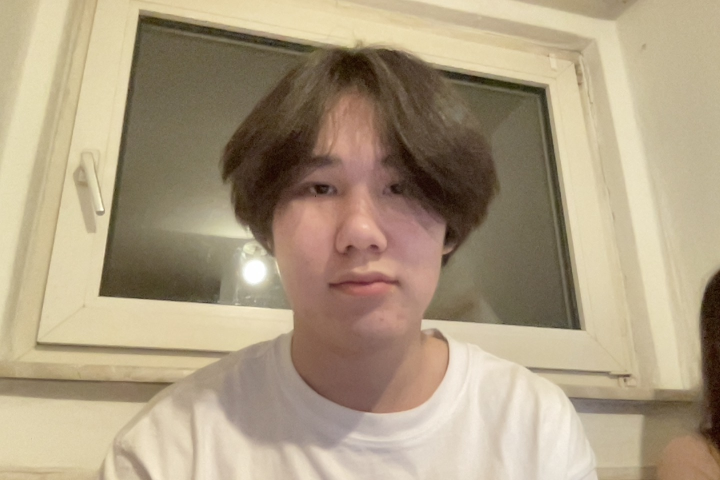
#> input picture enroll/Aidin/1.jpg, 1440 x 960 px, given in place of the camera (shown at 1/2 size)
$ python detection_haar.py
#> lines starting #> are read from the running program, lines starting #| are printed output that depends on the picture; after the words box and inside, x2 and y2 are one past the last pixel; in counts of white or black regions, pixels touching at a corner belong together
import time
import cv2

# Download Haar Cascade (comes with OpenCV)
FACE_CASCADE = cv2.CascadeClassifier(
    cv2.data.haarcascades + "haarcascade_frontalface_default.xml"
)


def detect_faces_haar(bgr_img):
    """
    Returns a list of boxes:
    [(x1, y1, x2, y2, score), ...]
    Haar doesn't have a score, so we set it to 1.0.
    """
    gray = cv2.cvtColor(bgr_img, cv2.COLOR_BGR2GRAY)

    detections = FACE_CASCADE.detectMultiScale(
        gray,
        scaleFactor=1.1,
        minNeighbors=5,
        minSize=(30, 30),
    )

    boxes = []
    for (x, y, w, h) in detections:
        x1, y1 = x, y
        x2, y2 = x + w, y + h
        boxes.append((x1, y1, x2, y2, 1.0))
    return boxes

def run_haar_webcam(cam_index=0, frame_width=960):
#> called with cam_index = 0, frame_width = 960
    cap = cv2.VideoCapture(cam_index)
    if not cap.isOpened():
        raise RuntimeError("Cannot open webcam")

    fps_counter = 0
    fps_t0 = time.time()
    fps = 0.0

    while True:
        ok, frame = cap.read()
#> frame is the input picture: shape (960, 1440, 3); mean B, G, R 129.7, 156.1, 172.6
        if not ok:
            continue

        # Resize for speed
        if frame_width:
            h0, w0 = frame.shape[:2]
#> h0 = 960; w0 = 1440
            if w0 > frame_width:
                scale = frame_width / float(w0)
#> scale = 0.667
                frame = cv2.resize(frame, (int(w0 * scale), int(h0 * scale)))
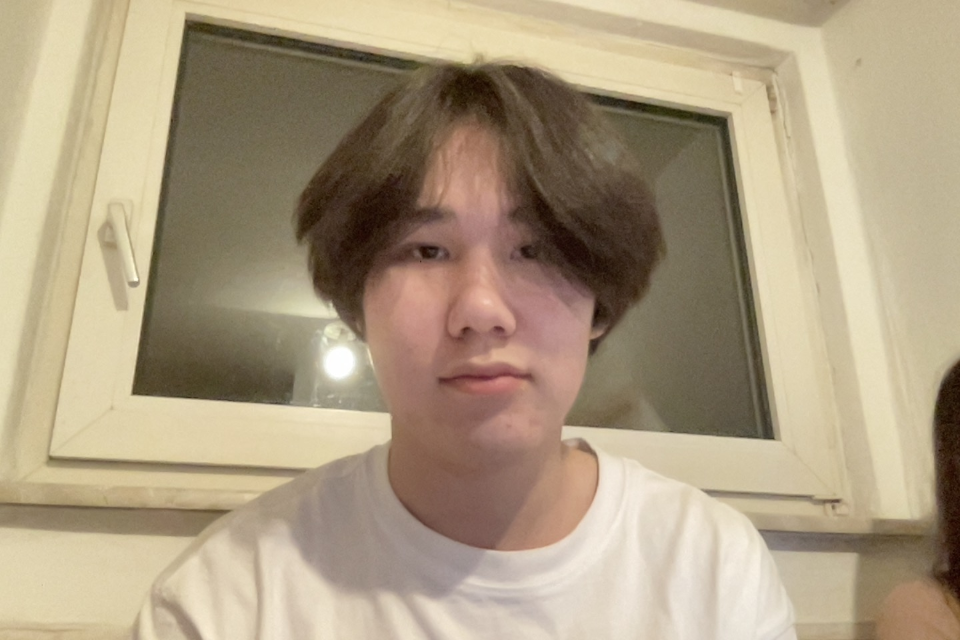
#> frame: shape (640, 960, 3); mean B, G, R 129.6, 156.1, 172.5

        boxes = detect_faces_haar(frame)
#> in detect_faces_haar, `gray = cv2.cvtColor(bgr_img, cv2.COLOR_BGR2GRAY)`:
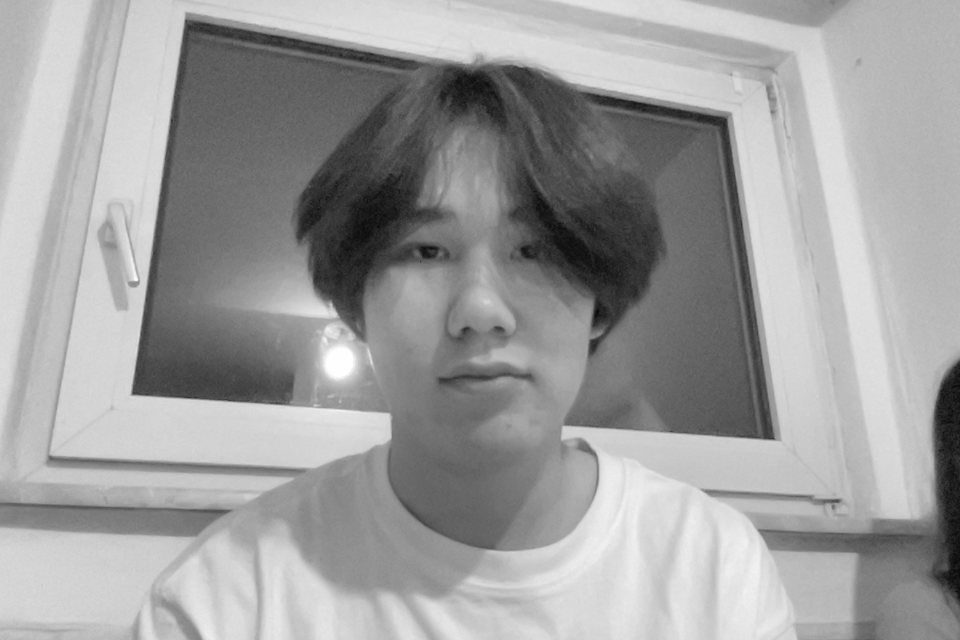
#> gray: shape (640, 960); min 7, max 255, mean 158
#> in detect_faces_haar, `detections = FACE_CASCADE.detectMultiScale( gray, scaleFactor=1.1, min..`: detections = [[343, 160, 268, 268]]
#> the loop in detect_faces_haar, `for (x, y, w, h) in detections:` made 1 pass
#> (x, y, w, h, x1, y1, x2, y2) on pass 1: (343, 160, 268, 268, 343, 160, 611, 428)
#> after the loop in detect_faces_haar, `for (x, y, w, h) in detections:`: boxes = [(343, 160, 611, 428, 1)]
#> boxes = [(343, 160, 611, 428, 1)]

        # Draw
        for (x1, y1, x2, y2, _score) in boxes:
            cv2.rectangle(frame, (x1, y1), (x2, y2), (0, 255, 0), 2)
#> this loop made 1 pass
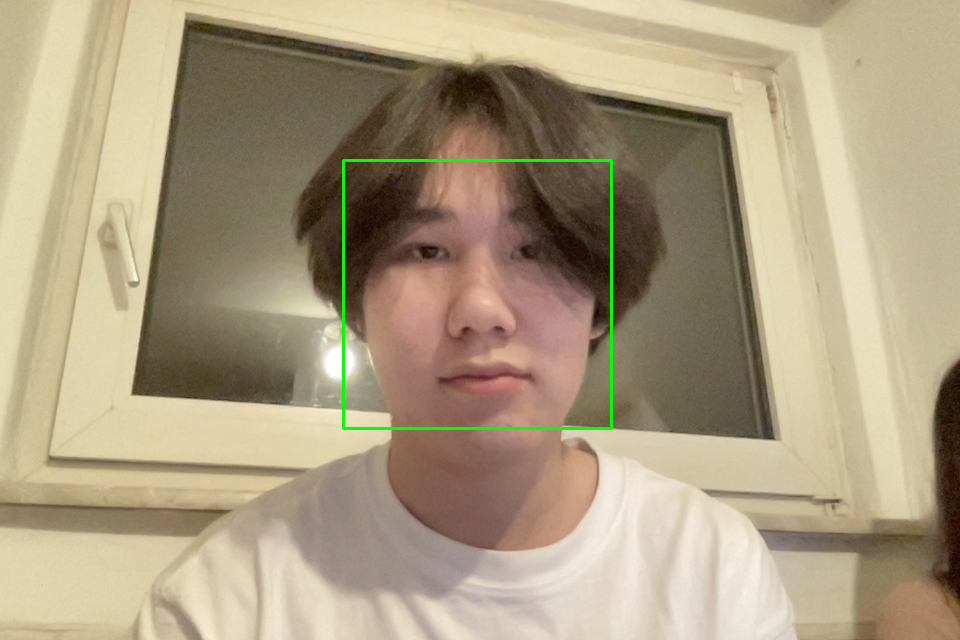
#> frame: shape (640, 960, 3); 0.52% of pixels changed, all inside (x1, y1, x2, y2) = (342, 159, 613, 430)

        # FPS
        fps_counter += 1
        dt = time.time() - fps_t0
        if dt >= 1.0:
            fps = fps_counter / dt
            fps_counter = 0
            fps_t0 = time.time()

        cv2.putText(frame, f"Haar | FPS: {fps:.1f}", (10, 30),
                    cv2.FONT_HERSHEY_SIMPLEX, 1.0, (255, 255, 255), 2)
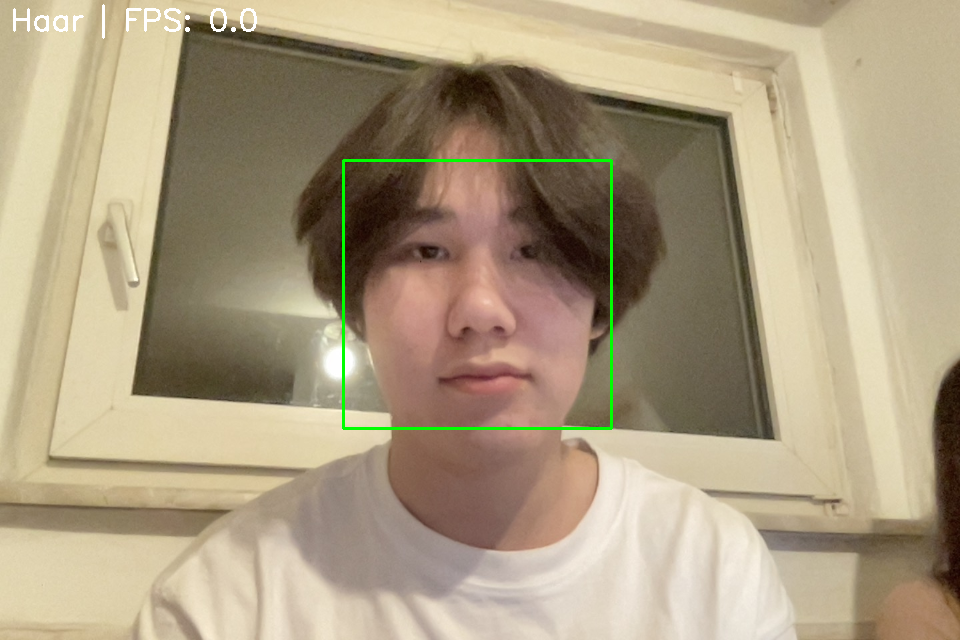
#> frame: shape (640, 960, 3); 0.24% of pixels changed, all inside (x1, y1, x2, y2) = (13, 4, 257, 39)

        cv2.imshow("Haar Face Detection", frame)

        key = cv2.waitKey(1) & 0xFF
#> (key q is pressed here)
        if key == 27 or key == ord("q"):
            break

    cap.release()
    cv2.destroyAllWindows()

if __name__ == "__main__":
    run_haar_webcam()

$ run again, on enroll/Aidin/10.jpg
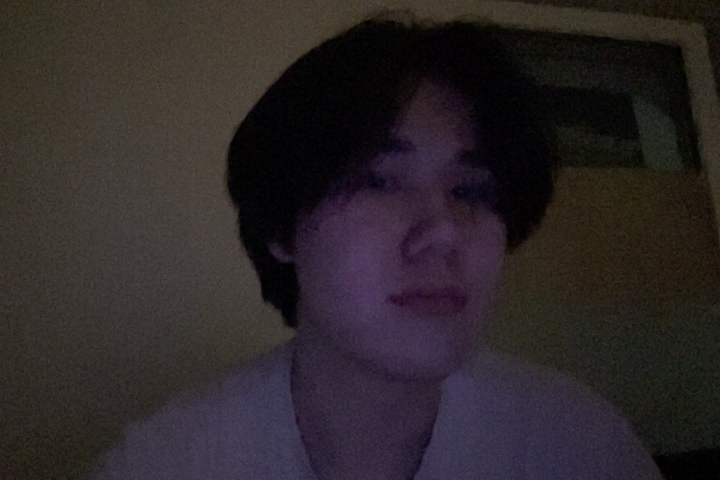
#> input picture enroll/Aidin/10.jpg, 1440 x 960 px, given in place of the camera (shown at 1/2 size)
#> in run_haar_webcam, frame is the input picture: shape (960, 1440, 3); mean B, G, R 39.5, 37.9, 44.3
#> detections = [[408, 144, 329, 329]]
#> the loop in detect_faces_haar, `for (x, y, w, h) in detections:` made 1 pass
#> (x, y, w, h, x1, y1, x2, y2) on pass 1: (408, 144, 329, 329, 408, 144, 737, 473)
#> after the loop in detect_faces_haar, `for (x, y, w, h) in detections:`: boxes = [(408, 144, 737, 473, 1)]
#> the loop in run_haar_webcam, `for (x1, y1, x2, y2, _score) in boxes:` made 1 pass
#> after the loop in run_haar_webcam, `for (x1, y1, x2, y2, _score) in boxes:`:
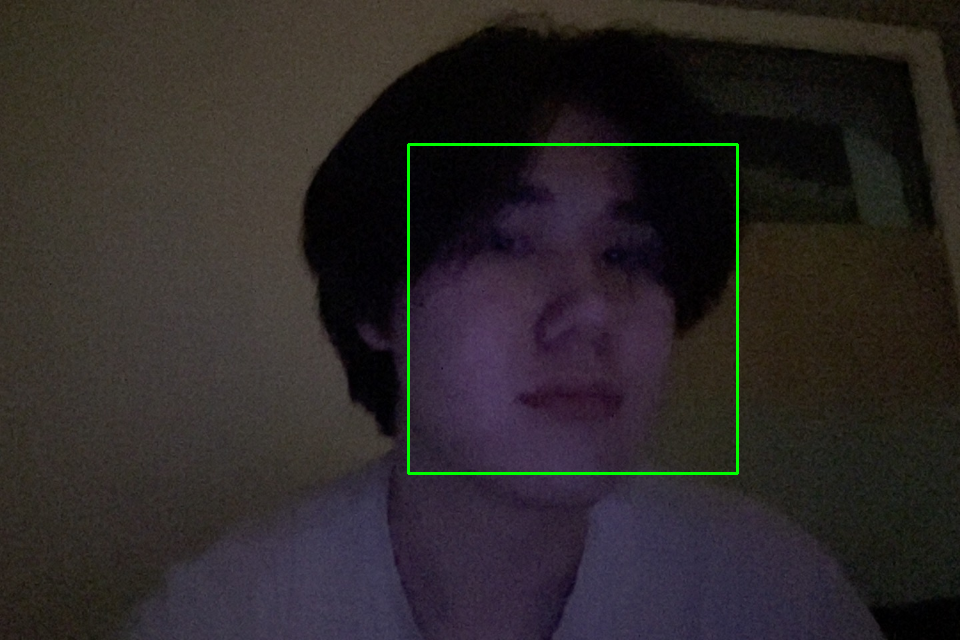
#> frame: shape (640, 960, 3); mean B, G, R 39.3, 39.4, 44.1
#> in run_haar_webcam, `cv2.putText(frame, f"Haar | FPS: {fps:.1f}", (10, 30), cv2.FONT_HERSHE..`:
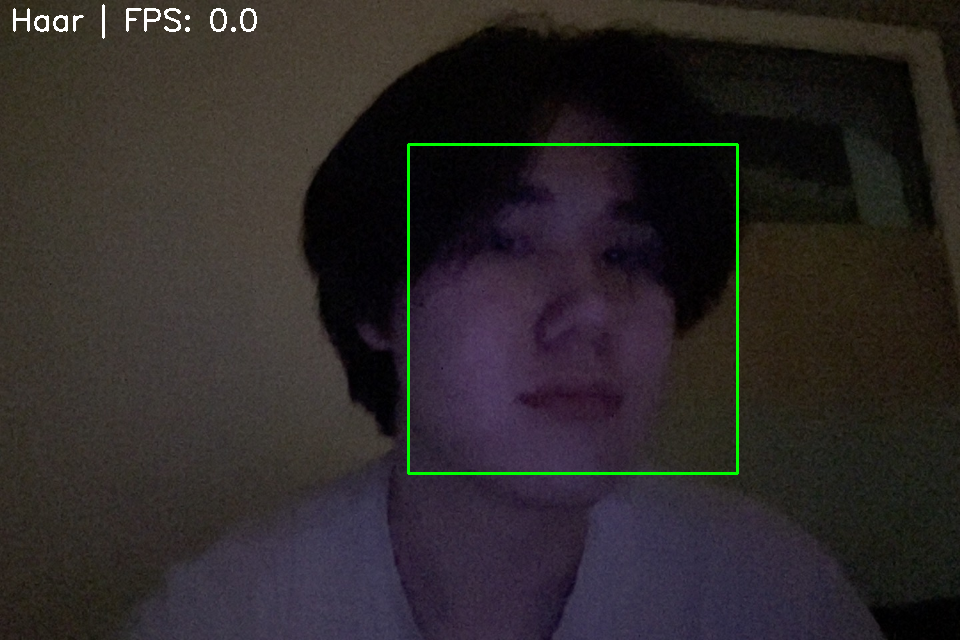
#> frame: shape (640, 960, 3); 0.24% of pixels changed, all inside (x1, y1, x2, y2) = (13, 4, 257, 39)

$ run again, on enroll/Aidin/2.jpg
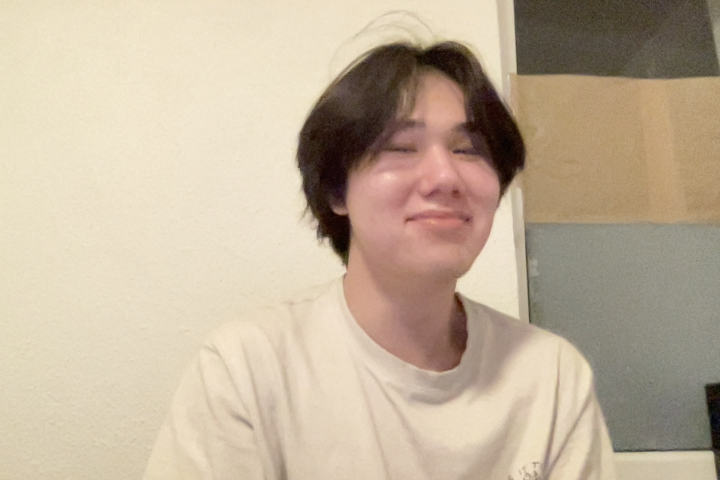
#> input picture enroll/Aidin/2.jpg, 1440 x 960 px, given in place of the camera (shown at 1/2 size)
#> in run_haar_webcam, frame is the input picture: shape (960, 1440, 3); mean B, G, R 155.3, 177.3, 193.7
#> in detect_faces_haar, `gray = cv2.cvtColor(bgr_img, cv2.COLOR_BGR2GRAY)`:
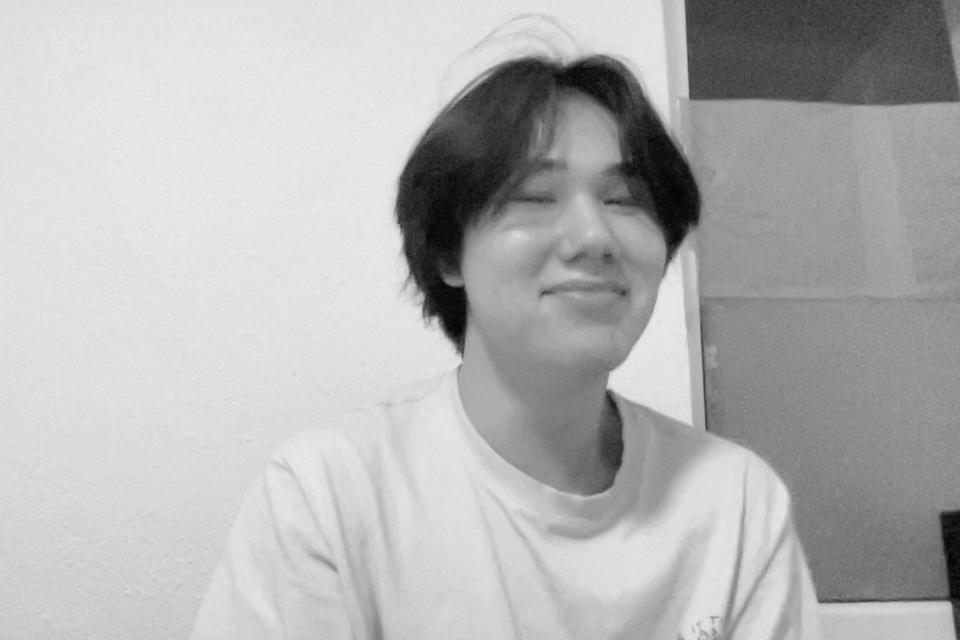
#> gray: shape (640, 960); min 1, max 236, mean 179.7
#> detections = ()
#> after the loop in detect_faces_haar, `for (x, y, w, h) in detections:`: boxes = []
#> in run_haar_webcam, `cv2.putText(frame, f"Haar | FPS: {fps:.1f}", (10, 30), cv2.FONT_HERSHE..`:
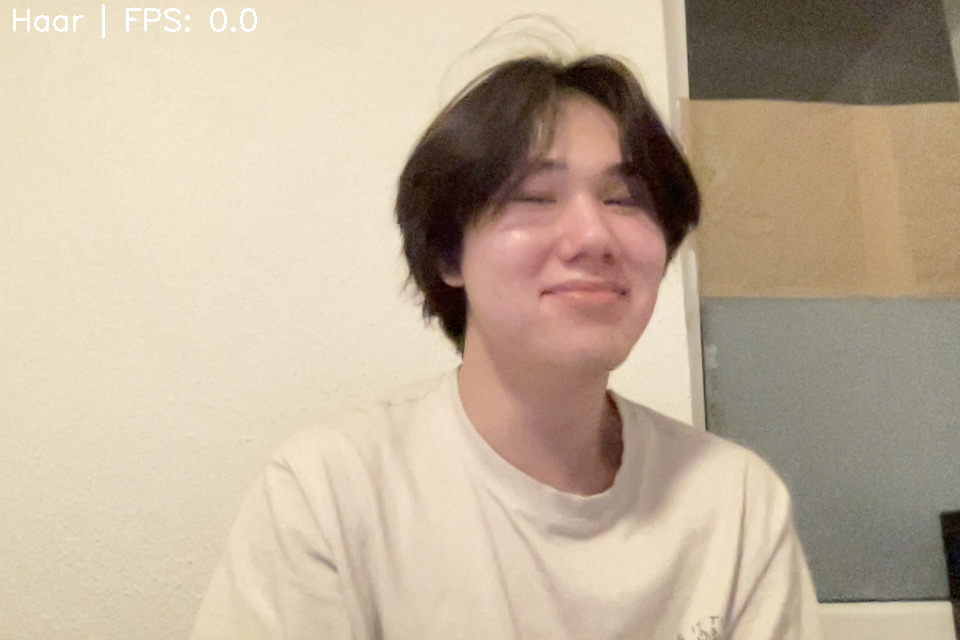
#> frame: shape (640, 960, 3); mean B, G, R 155.3, 177.3, 193.7

$ run again, on enroll/Aidin/3.jpg
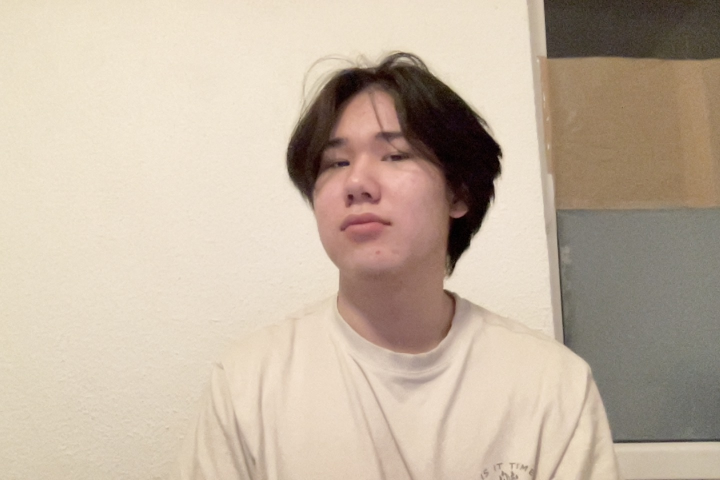
#> input picture enroll/Aidin/3.jpg, 1440 x 960 px, given in place of the camera (shown at 1/2 size)
#> in run_haar_webcam, frame is the input picture: shape (960, 1440, 3); mean B, G, R 161.9, 179.8, 195.7
#> in detect_faces_haar, `gray = cv2.cvtColor(bgr_img, cv2.COLOR_BGR2GRAY)`:
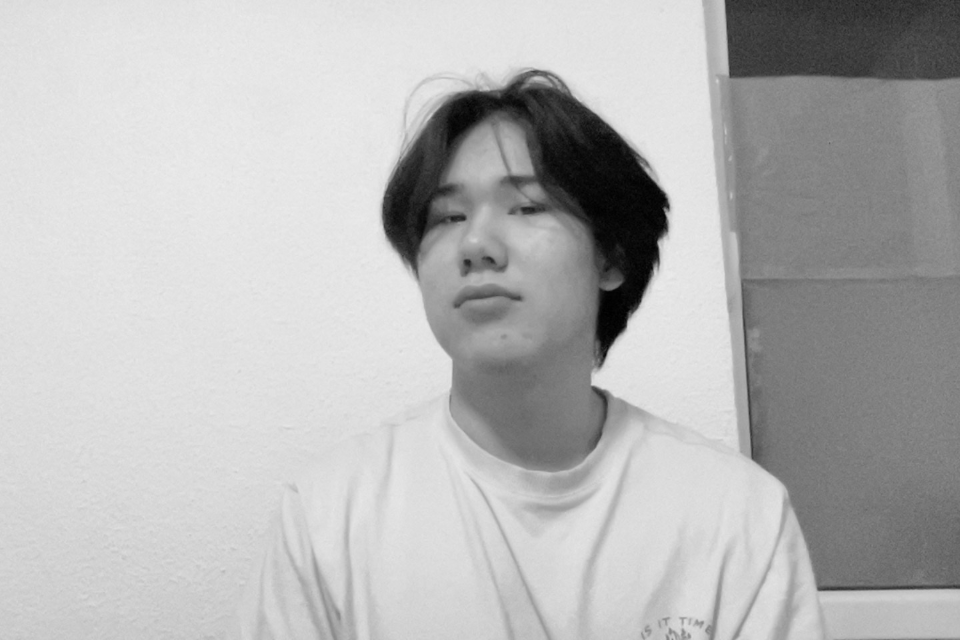
#> gray: shape (640, 960); min 0, max 236, mean 182.5
#> detections = [[389, 136, 197, 197]]
#> the loop in detect_faces_haar, `for (x, y, w, h) in detections:` made 1 pass
#> (x, y, w, h, x1, y1, x2, y2) on pass 1: (389, 136, 197, 197, 389, 136, 586, 333)
#> after the loop in detect_faces_haar, `for (x, y, w, h) in detections:`: boxes = [(389, 136, 586, 333, 1)]
#> the loop in run_haar_webcam, `for (x1, y1, x2, y2, _score) in boxes:` made 1 pass
#> in run_haar_webcam, `cv2.putText(frame, f"Haar | FPS: {fps:.1f}", (10, 30), cv2.FONT_HERSHE..`:
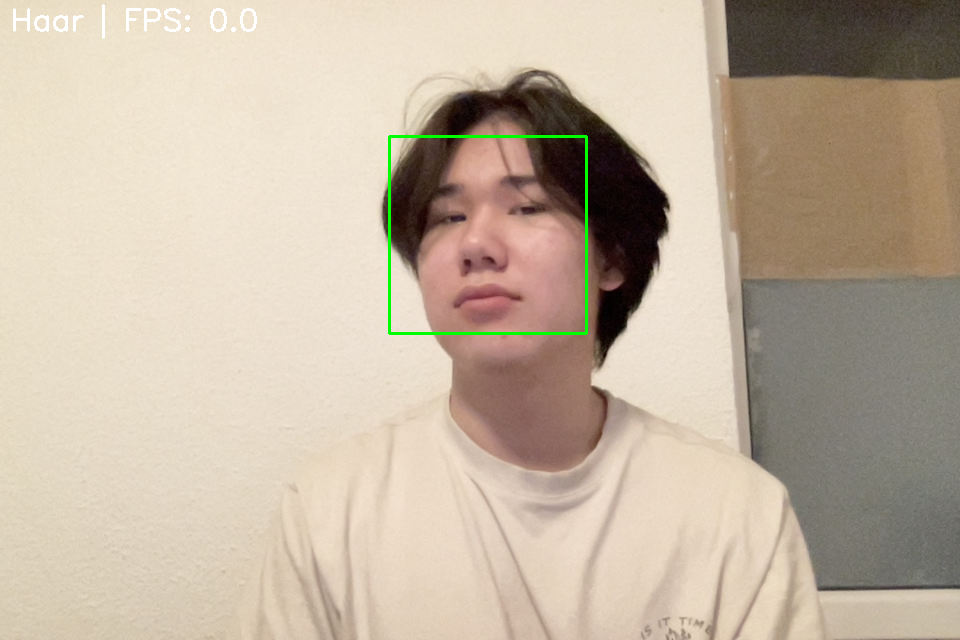
#> frame: shape (640, 960, 3); mean B, G, R 161.6, 180.3, 195.1
